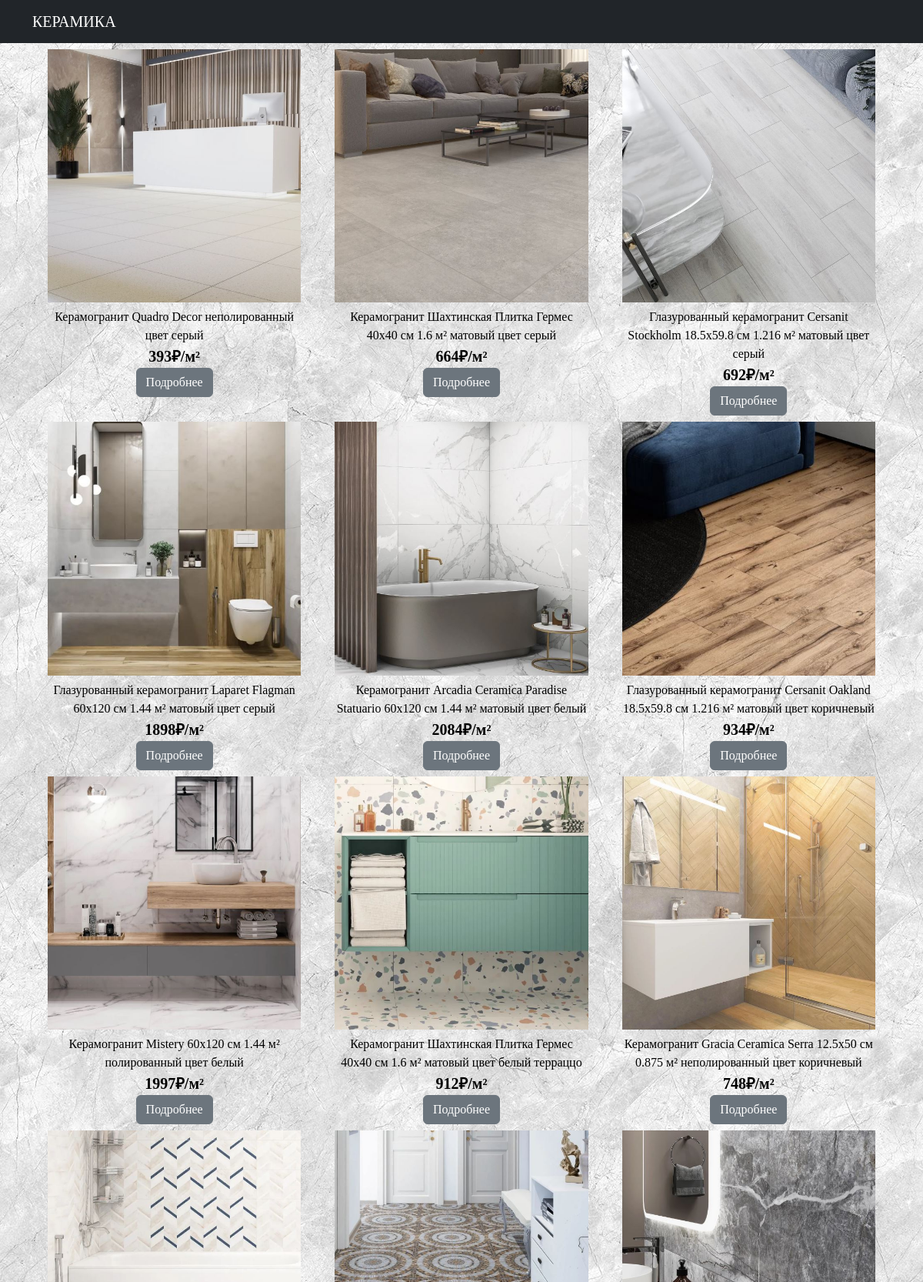
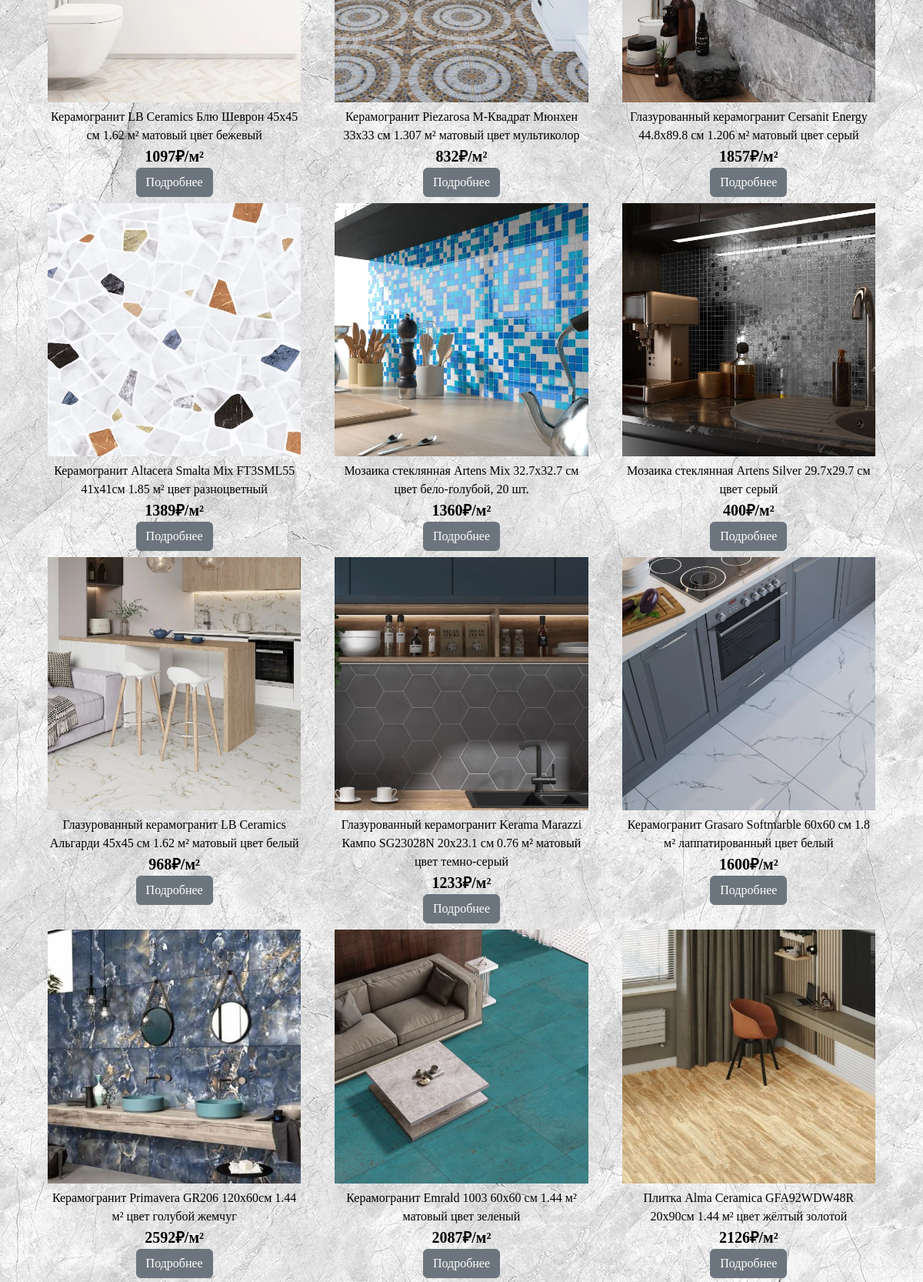
Screenshot of /products.php?id=1 (upper part) with the database file from the repository (2 pictures, top to bottom).
### tables this page shows
CREATE TABLE `product` (
  `ID` int NOT NULL,
  `Наименование` varchar(100) NOT NULL,
  `id_categories` int NOT NULL,
  `Категория` varchar(25) NOT NULL,
  `Описание` varchar(5000) NOT NULL,
  `Цена` varchar(50) NOT NULL,
  `Страна производства` varchar(25) NOT NULL,
  `Ширина` int DEFAULT NULL,
  `Длина` int DEFAULT NULL,
  `Толщина` int DEFAULT NULL,
  `Вес` varchar(20) DEFAULT NULL,
  `Фото главное` varchar(255) NOT NULL
);

### products.php (the view, shortened to what this page needs)
<!DOCTYPE html>
<html lang="en">
<head>
    <link href="https://cdn.jsdelivr.net/npm/bootstrap@5.3.1/dist/css/bootstrap.min.css" rel="stylesheet"
>
   <link rel="stylesheet" href="style.css">
   <link rel="stylesheet" href="https://cdnjs.cloudflare.com/ajax/libs/font-awesome/6.5.1/css/all.min.css">
</head>
<body>
<?include "header.php"?>
<div class="container text-center contan">
<div class="row justify-content-evenly">
<?php
if($_GET)
{
        $id = $_GET['id'];
        $db = dbconn();
            $query = $db->query("SELECT * FROM `product` WHERE `id_categories`='$id'");
            while($row=$query->fetch_assoc())
            { ?>
                <div class="box_list gy-2 ">
                <a href ="card.php?id=<?=$row['ID']?>" class="a_href" >
                <div class="scale"> <img src="<?=$row['Фото главное']?>" alt="" class="scale jpg_cat "></div>
                   <div > <?=$row['Наименование']?></div>
                    <div class="text_price"> <?=$row['Цена']?></div>
                <div class="btn btn-secondary">Подробнее</div></a>
    </div> <?
        }
    }
?>
</div>
</div>
</body>
</html>

### style.css (style rules this page uses)
body { background: url('/фото/фон2.jpg') ; font-family: Georgia, 'Times New Roman', Times, serif; }
.jpg_cat { width: 100%; object-fit: cover; aspect-ratio: 1/1; }
.box_list { width: 31%; }
.text_price { font-weight: 700; font-size: 20px; }
.scale { display: inline-block; overflow: hidden; }
.scale img { transition: 1s; display: block; }
.a_href { text-decoration: none; color: black; }
.contan { min-height: calc(100vh - 200px); }

### rows the page displays
product: Фото главное (picture), Наименование "Керамогранит Quadro Decor неполированный цвет серый", Цена "393₽/м²"
product: Фото главное (picture), Наименование "Керамогранит Шахтинская Плитка Гермес 40x40 см 1.6 м² матовый цвет серый", Цена "664₽/м²"
product: Фото главное (picture), Наименование "Глазурованный керамогранит Cersanit Stockholm 18.5x59.8 см 1.216 м² матовый цвет серый", Цена "692₽/м²"
product: Фото главное (picture), Наименование "Глазурованный керамогранит Laparet Flagman 60x120 см 1.44 м² матовый цвет серый", Цена "1898₽/м²"
product: Фото главное (picture), Наименование "Керамогранит Arcadia Ceramica Paradise Statuario 60x120 см 1.44 м² матовый цвет белый", Цена "2084₽/м²"
product: Фото главное (picture), Наименование "Глазурованный керамогранит Cersanit Oakland 18.5x59.8 см 1.216 м² матовый цвет коричневый", Цена "934₽/м²"
product: Фото главное (picture), Наименование "Керамогранит Mistery 60x120 см 1.44 м² полированный цвет белый", Цена "1997₽/м²"
product: Фото главное (picture), Наименование "Керамогранит Шахтинская Плитка Гермес 40x40 см 1.6 м² матовый цвет белый терраццо", Цена "912₽/м²"
product: Фото главное (picture), Наименование "Керамогранит Gracia Ceramica Serra 12.5x50 см 0.875 м² неполированный цвет коричневый", Цена "748₽/м²"
product: Фото главное (picture), Наименование "Керамогранит LB Ceramics Блю Шеврон 45x45 см 1.62 м² матовый цвет бежевый", Цена "1097₽/м²"
product: Фото главное (picture), Наименование "Керамогранит Piezarosa М-Квадрат Мюнхен 33x33 см 1.307 м² матовый цвет мультиколор", Цена "832₽/м²"
product: Фото главное (picture), Наименование "Глазурованный керамогранит Cersanit Energy 44.8x89.8 см 1.206 м² матовый цвет серый", Цена "1857₽/м²"
product: Фото главное (picture), Наименование "Керамогранит Altacera Smalta Mix FT3SML55 41x41см 1.85 м² цвет разноцветный", Цена "1389₽/м²"
product: Фото главное (picture), Наименование "Мозаика стеклянная Artens Mix 32.7x32.7 см цвет бело-голубой, 20 шт.", Цена "1360₽/м²"
product: Фото главное (picture), Наименование "Мозаика стеклянная Artens Silver 29.7x29.7 см цвет серый", Цена "400₽/м²"
product: Фото главное (picture), Наименование "Глазурованный керамогранит LB Ceramics Альгарди 45x45 см 1.62 м² матовый цвет белый", Цена "968₽/м²"
product: Фото главное (picture), Наименование "Глазурованный керамогранит Kerama Marazzi Кампо SG23028N 20x23.1 см 0.76 м² матовый цвет темно-серый", Цена "1233₽/м²"
product: Фото главное (picture), Наименование "Керамогранит Grasaro Softmarble 60x60 см 1.8 м² лаппатированный цвет белый", Цена "1600₽/м²"
product: Фото главное (picture), Наименование "Керамогранит Primavera GR206 120x60см 1.44 м² цвет голубой жемчуг", Цена "2592₽/м²"
product: Фото главное (picture), Наименование "Керамогранит Emrald 1003 60x60 см 1.44 м² матовый цвет зеленый", Цена "2087₽/м²"
product: Фото главное (picture), Наименование "Плитка Alma Ceramica GFA92WDW48R 20x90см 1.44 м² цвет жёлтый золотой", Цена "2126₽/м²"
